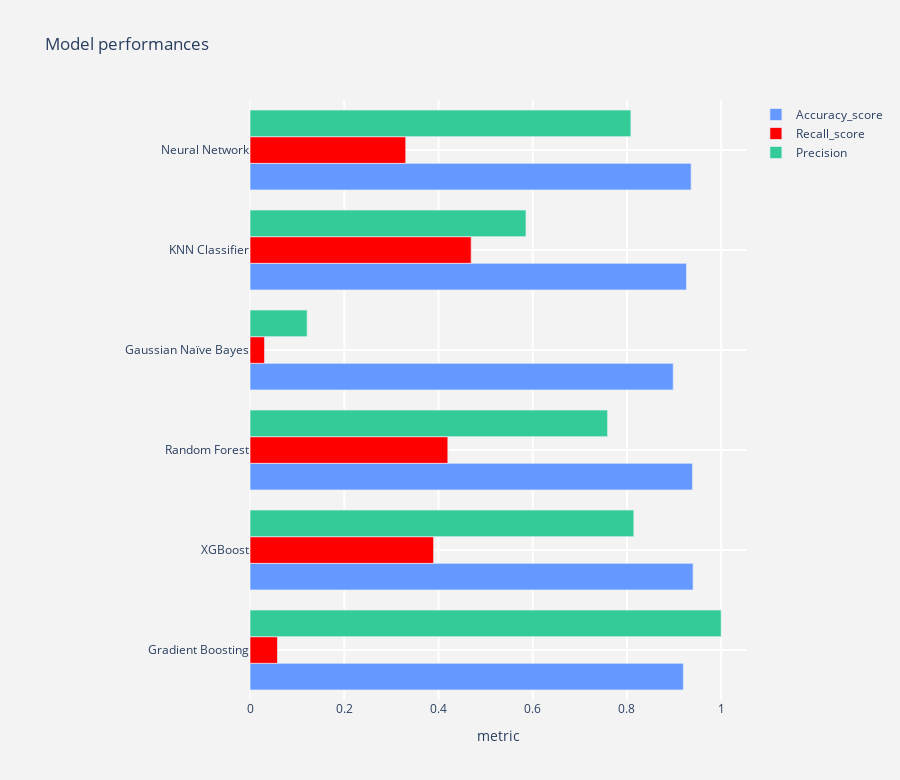

This figure's notebook cell:
### Code cell
model_performances
def output_tracer(metric,color) :
    tracer = go.Bar(y = model_performances["Model"] ,x = model_performances[metric],orientation = "h",
                    name = metric ,marker = dict(line = dict(width =.7),color = color))
    return tracer

layout = go.Layout(dict(title = "Model performances",
                        plot_bgcolor  = "rgb(243,243,243)",
                        paper_bgcolor = "rgb(243,243,243)",
                        xaxis = dict(gridcolor = 'rgb(255, 255, 255)',title = "metric",zerolinewidth=1,ticklen=5,gridwidth=2),
                        yaxis = dict(gridcolor = 'rgb(255, 255, 255)', zerolinewidth=1,ticklen=5,gridwidth=2),
                        margin = dict(l = 250),
                        height = 780
                       )
                  )


trace1  = output_tracer("Accuracy_score","#6699FF")
trace2  = output_tracer('Recall_score',"red")
trace3  = output_tracer('Precision',"#33CC99")
# trace4  = output_tracer('f1_score',"lightgrey")

data = [trace1,trace2,trace3]
fig = go.Figure(data=data,layout=layout)
py.iplot(fig)

### Figure 1 — Plotly figure (JSON) as saved in the notebook; plotly's stock layout.template omitted (floating-point values rounded to 4 significant figures)
{"data": [{"marker": {"color": "#6699FF", "line": {"width": 0.7}}, "name": "Accuracy_score", "orientation": "h", "type": "bar", "x": [0.9197, 0.9404, 0.9391, 0.8982, 0.9264, 0.9362], "y": ["Gradient Boosting", "XGBoost", "Random Forest", "Gaussian Naïve Bayes", "KNN Classifier", "Neural Network"]}, {"marker": {"color": "red", "line": {"width": 0.7}}, "name": "Recall_score", "orientation": "h", "type": "bar", "x": [0.05842, 0.3897, 0.4199, 0.03093, 0.4694, 0.3306], "y": ["Gradient Boosting", "XGBoost", "Random Forest", "Gaussian Naïve Bayes", "KNN Classifier", "Neural Network"]}, {"marker": {"color": "#33CC99", "line": {"width": 0.7}}, "name": "Precision", "orientation": "h", "type": "bar", "x": [1, 0.8147, 0.759, 0.1213, 0.5858, 0.8084], "y": ["Gradient Boosting", "XGBoost", "Random Forest", "Gaussian Naïve Bayes", "KNN Classifier", "Neural Network"]}], "layout": {"height": 780, "margin": {"l": 250}, "paper_bgcolor": "rgb(243,243,243)", "plot_bgcolor": "rgb(243,243,243)", "title": {"text": "Model performances"}, "xaxis": {"gridcolor": "rgb(255, 255, 255)", "gridwidth": 2, "ticklen": 5, "title": {"text": "metric"}, "zerolinewidth": 1}, "yaxis": {"gridcolor": "rgb(255, 255, 255)", "gridwidth": 2, "ticklen": 5, "zerolinewidth": 1}}}
